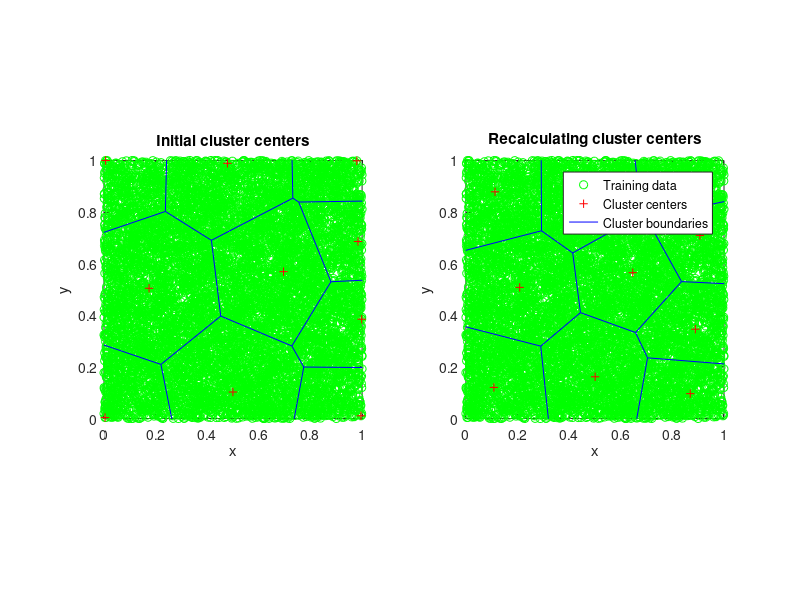

The MATLAB source for this figure:
% hw10_P6_16_v2
clc
close all
numTrainPoints = 10000;
numTestPoints = 10000;
numClusters = 10;

trainData = rand(numTrainPoints,2);%[0,1]
% trainData = normrnd(0.5, 0.1, numTrainPoints,2);%[0,1]

testData = -1 + 3*rand(numTestPoints,2);%[-1,2]
nearestNeighbourBruteForce = zeros(numTestPoints,2);
nearestNeighbourBranchBound = zeros(numTestPoints,2);
%%
%Brute force
disp('-Starting Brute force search-');
tic
distArray = zeros(numTrainPoints,1);
for i = 1:numTestPoints
    matA = repmat(testData(i,:),numTrainPoints,1);
    matB = matA - trainData;
    matC = sqrt(sum(matB.*matB,2));
    [minVal,minIndex] = min(matC);
    nearestNeighbourBruteForce(i,:) = trainData(minIndex,:);
%     for j = 1:numTrainPoints
%         matA = (testData(i,:) - trainData(j,:));
%         %matB = matA.*matA;
%         distArray(j) = (sum(matA.*matA,2));%sqrt is removed;
%     end
%     [minValue,minIndex] = min(distArray);
%     nearestNeighbourBruteForce(i,:) = trainData(minIndex,:);
end
t1 = toc;
fprintf('Brute force runs in %f sec\n',t1);
%%
%Partioning data
clusterMeans = zeros(numClusters,2);
clusterMeans(1,:) = trainData(randi(numTrainPoints),:);
disp('-Starting Branch-Bound Partition-');
tic
for i = 2:numClusters
    distArray = zeros(numTrainPoints,i - 1);
    for iter = 1:(i - 1)
        matA = repmat(clusterMeans(iter,:),numTrainPoints,1);
        matB = trainData - matA;
        distArray(:,iter) = sqrt(sum(matB.*matB,2));
    end
    matC = min(distArray,[],2);%Finding closest cluster center for each point
    [maxValue,maxIndex] = max(matC);%Find the point which maximizes the minimum distance
    clusterMeans(i,:) = trainData(maxIndex,:);
end
t2 = toc;
fprintf('Branch-Bound Partition runs in %f sec\n',t2);
%%
figure(1),
subplot(1,2,1),
x = clusterMeans(:,1);
y = clusterMeans(:,2);
[vx,vy] = voronoi(x,y);
plot(trainData(:,1),trainData(:,2),'go');
hold on
plot(x,y,'r+',vx,vy,'b-');
axis equal
xlim([0 1])
ylim([0 1])
xlabel('x');
ylabel('y');
title('Initial cluster centers');
%%
disp('-Starting Branch-Bound bookkeeping-');
tic
%Find label of each point
labelMatTrain = zeros(numTrainPoints,1);
for i = 1:numTrainPoints
    matA = repmat(trainData(i,:),numClusters,1);
    matB = matA - clusterMeans;
    matC = sqrt(sum(matB.*matB,2));
    [minVal,minIndex] = min(matC);
    labelMatTrain(i) = minIndex;
end

%Updating cluster centers
clusterMeansNew = zeros(size(clusterMeans));
for i = 1:numClusters
    clusterPointsIndex = find(labelMatTrain == i);
    matA = trainData(clusterPointsIndex,:);
    clusterMeansNew(i,:) = sum(matA,1)/size(clusterPointsIndex,1);
end

%Creating matrices for each of the partition points
clusterData = cell(numClusters,1);
for i = 1:numClusters
    labelI = find(labelMatTrain == i);
    clusterData{i} = num2cell(trainData(labelI,:));
end

t3 = toc;
fprintf('Branch-Bound bookkeeping runs in %f sec\n',t3);
%%
figure(1),
subplot(1,2,2),
x = clusterMeansNew(:,1);
y = clusterMeansNew(:,2);
[vx,vy] = voronoi(x,y);
plot(trainData(:,1),trainData(:,2),'go');
hold on
plot(x,y,'r+',vx,vy,'b-');
hold off
axis equal
xlim([0 1])
ylim([0 1])
xlabel('x');
ylabel('y');
legend('Training data','Cluster centers','Cluster boundaries');
title('Recalculating cluster centers');
%%
%Searching nearest neighbour using Branch & Bound
disp('-Starting Branch-Bound nearest neighbour search-');
tic
for i = 1:numTestPoints
    matA = repmat(testData(i,:),numClusters,1);
    matB = matA - clusterMeansNew;
    matC = sqrt(sum(matB.*matB,2));
    [minVal,minIndex] = min(matC);%Finds nearest cluster
    if 0
        matD = find(labelMatTrain == minIndex);%All points (indices of those points) in that cluster
        matE = repmat(testData(i,:),size(matD,1),1);
        matF = trainData(matD,:);
        matG = matE - matF;
        matH = sqrt(sum(matG.*matG,2));
        [minVal,minIndex] = min(matH);%Finds nearest point in that cluster
        nearestNeighbourBranchBound(i,:) = matF(minIndex);
    else
        matD = cell2mat(clusterData{minIndex});
        matE = repmat(testData(i,:),size(matD,1),1);
        matF = matE - matD;
        matG = sqrt(sum(matF.*matF,2));
        [minVal,minIndex] = min(matG);%Finds best match amongst the cluster
        nearestNeighbourBranchBound(i,:) = matD(minIndex);
    end
end
t4 = toc;
fprintf('Branch-Bound nearest neighbour search runs in %f sec\n',t4);



